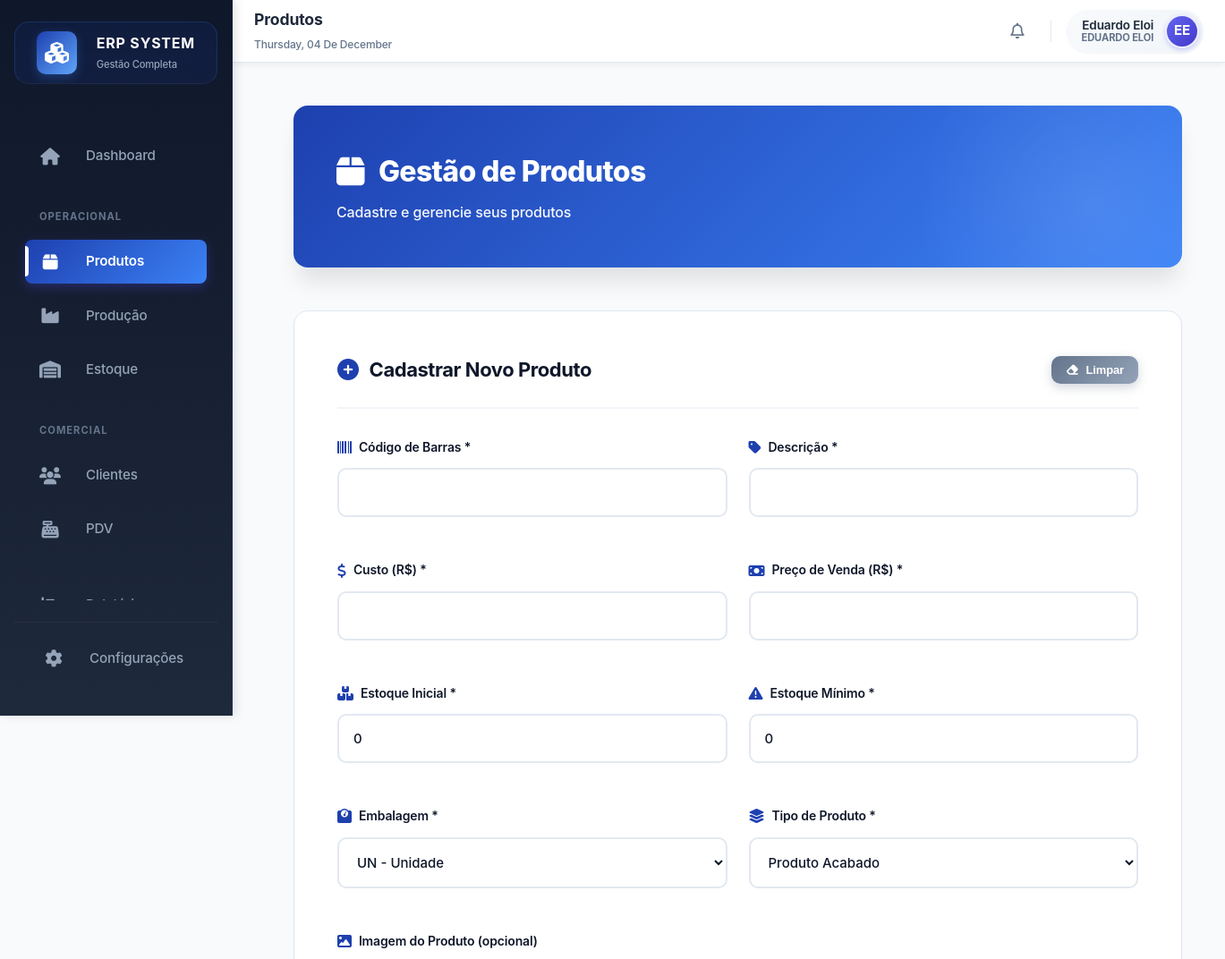
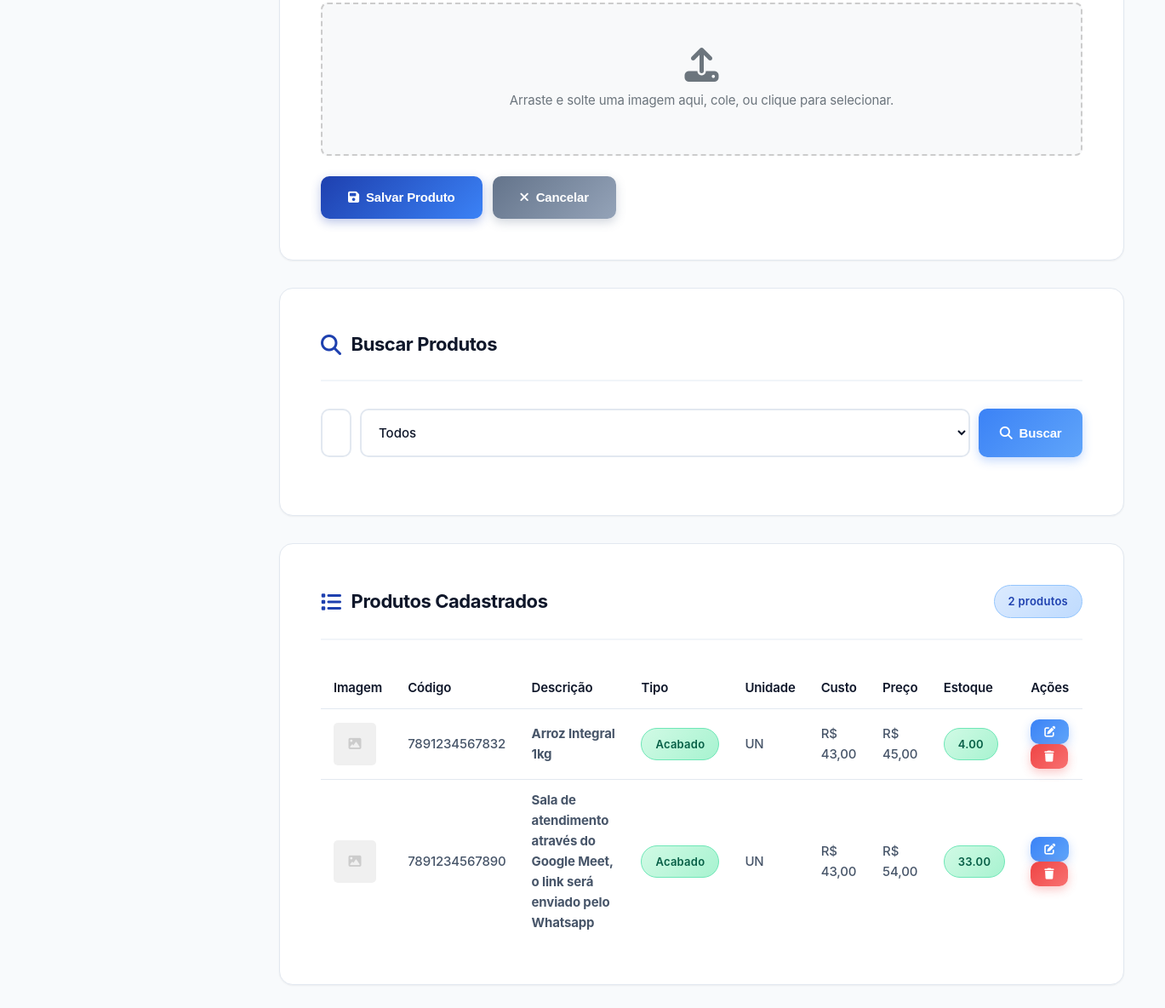
The page /views/products/index.php (signed in) on the database its author committed (2 pictures, top to bottom).
### tables this page shows
CREATE TABLE products (
            id INTEGER PRIMARY KEY AUTOINCREMENT,
            barcode TEXT UNIQUE NOT NULL,
            description TEXT NOT NULL,
            cost REAL NOT NULL,
            price REAL NOT NULL,
            stock REAL DEFAULT 0,
            min_stock REAL DEFAULT 0,
            unit TEXT NOT NULL,
            type TEXT NOT NULL,
            image TEXT,
            created_at DATETIME DEFAULT CURRENT_TIMESTAMP,
            updated_at DATETIME DEFAULT CURRENT_TIMESTAMP
        , category TEXT, brand TEXT, supplier TEXT, max_stock REAL, notes TEXT, status TEXT DEFAULT "active", user_id INTEGER NOT NULL DEFAULT 1);

### includes/multi_tenancy.php (called while the page is built, shortened)
<?php
function getCurrentUserId() {
    return $_SESSION['user_id'] ?? null;
}
function getCurrentUserRole() {
    return $_SESSION['user_role'] ?? 'user';
}
function isAdmin() {
    return getCurrentUserRole() === 'admin';
}
function getUserFilter($tableAlias = '') {
    $userId = getCurrentUserId();
    $prefix = $tableAlias ? $tableAlias . '.' : '';
    return "{$prefix}user_id = {$userId}";
}
?>

### config/config.php (called while the page is built, shortened)
<?php
require_once __DIR__ . '/../includes/multi_tenancy.php';
if (!function_exists('formatMoney')) {
    function formatMoney($value) {
        return 'R$ ' . number_format($value, 2, ',', '.');
    }
}
?>

### views/products/index.php (the view, shortened to what this page needs)
<?php
require_once __DIR__ . '/../../config/config.php';
$db = Database::getInstance()->getConnection();
$userFilter = getUserFilter();
$products = $db->query("SELECT * FROM products WHERE $userFilter ORDER BY created_at DESC")->fetchAll(PDO::FETCH_ASSOC);
?>
<?php include __DIR__ . '/../../components/header.php'; ?>
<div class="main-layout">
    <?php include __DIR__ . '/../../components/sidebar.php'; ?>
    <div class="content-wrapper">
        <?php include __DIR__ . '/../../components/navbar.php'; ?>
        <main class="main-content">
            <div class="page-header">
                <h1><i class="fas fa-box"></i> Gestão de Produtos</h1>
                <p>Cadastre e gerencie seus produtos</p>
            </div>
            <div class="card">
                <div class="card-header">
                    <h3><i class="fas fa-plus-circle"></i> Cadastrar Novo Produto</h3>
                    <button class="btn btn-secondary btn-sm" onclick="limparFormulario()">
                        <i class="fas fa-eraser"></i> Limpar
                    </button>
                </div>
                <form id="productForm" enctype="multipart/form-data">
                    <div class="form-row">
                        <div class="form-group">
                            <label for="barcode">
                                <i class="fas fa-barcode"></i>
                                Código de Barras *
                            </label>
                            <input type="text" id="barcode" name="barcode" required>
                        </div>
                        <div class="form-group">
                            <label for="description">
                                <i class="fas fa-tag"></i>
                                Descrição *
                            </label>
                            <input type="text" id="description" name="description" required>
                        </div>
                    </div>
                    <div class="form-row">
                        <div class="form-group">
                            <label for="cost">
                                <i class="fas fa-dollar-sign"></i>
                                Custo (R$) *
                            </label>
                            <input type="number" id="cost" name="cost" step="0.01" min="0" required>
                        </div>
                        <div class="form-group">
                            <label for="price">
                                <i class="fas fa-money-bill"></i>
                                Preço de Venda (R$) *
                            </label>
                            <input type="number" id="price" name="price" step="0.01" min="0" required>
                        </div>
                    </div>
                    <div class="form-row">
                        <div class="form-group">
                            <label for="stock">
                                <i class="fas fa-boxes"></i>
                                Estoque Inicial *
                            </label>
                            <input type="number" id="stock" name="stock" step="0.01" min="0" value="0" required>
                        </div>
                        <div class="form-group">
                            <label for="min_stock">
                                <i class="fas fa-exclamation-triangle"></i>
                                Estoque Mínimo *
                            </label>
                            <input type="number" id="min_stock" name="min_stock" step="0.01" min="0" value="0" required>
                        </div>
                    </div>
                    <div class="form-row">
                        <div class="form-group">
                            <label for="unit">
                                <i class="fas fa-weight"></i>
                                Embalagem *
                            </label>
                            <select id="unit" name="unit" required>
                                <option value="un">UN - Unidade</option>
                            </select>
                        </div>
                        <div class="form-group">
                            <label for="type">
                                <i class="fas fa-layer-group"></i>
                                Tipo de Produto *
                            </label>
                            <select id="type" name="type" required>
                                <option value="finished">Produto Acabado</option>
                            </select>
                        </div>
                    </div>
                    <div class="form-group">
                        <label for="image">
                            <i class="fas fa-image"></i>
                            Imagem do Produto (opcional)
                        </label>
                        <div id="image-uploader" class="image-uploader">
                            <div class="uploader-instructions">
                                <i class="fas fa-upload"></i>
                                <p>Arraste e solte uma imagem aqui, cole, ou clique para selecionar.</p>
                            </div>
                        </div>
                    </div>
                    <div class="btn-group">
                        <button type="submit" class="btn btn-primary">
                            <i class="fas fa-save"></i> Salvar Produto
                        </button>
                        <button type="button" class="btn btn-secondary" onclick="limparFormulario()">
                            <i class="fas fa-times"></i> Cancelar
                        </button>
                    </div>
                </form>
            </div>
            <div class="card">
                <div class="card-header">
                    <h3><i class="fas fa-search"></i> Buscar Produtos</h3>
                </div>
                <div class="search-box">
                    <input type="text" id="searchInput" placeholder="Digite para buscar...">
                    <select id="searchType">
                        <option value="all">Todos</option>
                    </select>
                    <button class="btn btn-info" onclick="buscarProdutos()">
                        <i class="fas fa-search"></i> Buscar
                    </button>
                </div>
            </div>
            <div class="card">
                <div class="card-header">
                    <h3><i class="fas fa-list"></i> Produtos Cadastrados</h3>
                    <span class="badge badge-info" id="totalProducts"><?php echo count($products); ?> produtos</span>
                </div>
                <div class="table-responsive">
                    <table class="table">
                        <thead>
                            <tr>
                                <th>Imagem</th>
                                <th>Código</th>
                                <th>Descrição</th>
                                <th>Tipo</th>
                                <th>Unidade</th>
                                <th>Custo</th>
                                <th>Preço</th>
                                <th>Estoque</th>
                                <th>Ações</th>
                            </tr>
                        </thead>
                        <tbody id="productsTableBody">
                            <?php foreach ($products as $product): ?>
                                <tr>
                                    <td>
                                        <?php if ($product['image']): ?>
                                            <img src="<?php echo BASE_URL . $product['image']; ?>" style="width: 50px; height: 50px; object-fit: cover; border-radius: 5px;">
                                        <?php else: ?>
                                            <div style="width: 50px; height: 50px; background: #f0f0f0; border-radius: 5px; display: flex; align-items: center; justify-content: center;">
                                                <i class="fas fa-image" style="color: #ccc;"></i>
                                            </div>
                                        <?php endif; ?>
                                    </td>
                                    <td><?php echo htmlspecialchars($product['barcode']); ?></td>
                                    <td><strong><?php echo htmlspecialchars($product['description']); ?></strong></td>
                                    <td>
                                        <?php
                                        $types = ['finished' => 'Acabado', 'intermediate' => 'Intermediário', 'supply' => 'Insumo'];
                                        $badges = ['finished' => 'success', 'intermediate' => 'info', 'supply' => 'warning'];
                                        ?>
                                        <span class="badge badge-<?php echo $badges[$product['type']]; ?>">
                                            <?php echo $types[$product['type']]; ?>
                                        </span>
                                    </td>
                                    <td><?php echo strtoupper($product['unit']); ?></td>
                                    <td><?php echo formatMoney($product['cost']); ?></td>
                                    <td><?php echo formatMoney($product['price']); ?></td>
                                    <td>
                                        <?php
                                        $stockClass = $product['stock'] <= $product['min_stock'] ? 'badge-danger' : 'badge-success';
                                        ?>
                                        <span class="badge <?php echo $stockClass; ?>">
                                            <?php echo number_format($product['stock'], 2); ?>
                                        </span>
                                    </td>
                                    <td>
                                        <button class="btn btn-info btn-sm" onclick='editarProduto(<?php echo json_encode($product); ?>)' title="Editar">
                                            <i class="fas fa-edit"></i>
                                        </button>
                                        <button class="btn btn-danger btn-sm" onclick="excluirProduto(<?php echo $product['id']; ?>)" title="Excluir">
                                            <i class="fas fa-trash"></i>
                                        </button>
                                    </td>
                                </tr>
                            <?php endforeach; ?>
                        </tbody>
                    </table>
                </div>
            </div>
        </main>
    </div>
</div>
<?php include __DIR__ . '/../../components/footer.php'; ?>

### components/sidebar.php (style rules this page uses)
:root { --sidebar-width: 260px; --sidebar-collapsed-width: 70px; --sidebar-bg: #1e293b; --sidebar-text: #94a3b8; --sidebar-hover: #334155; --sidebar-active: #4f46e5; }

### components/navbar.php (style rules this page uses)
:root { --nav-height: 70px; --nav-bg: #ffffff; --nav-text-main: #1e293b; --nav-text-sub: #64748b; --nav-primary: #4f46e5; --nav-hover: #f1f5f9; --nav-border: #e2e8f0; --sidebar-width: 260px; }

### views/products/index.php (style rules this page uses)
.image-uploader { position: relative; border: 2px dashed #ccc; border-radius: 8px; padding: 20px; text-align: center; cursor: pointer; background: #f8f9fa; transition: background 0.2s, border-color 0.2s; min-height: 180px; display: flex; align-items: center; justify-content: center; overflow: hidden; }
.uploader-instructions { color: #6c757d; }
.uploader-instructions i { font-size: 40px; margin-bottom: 10px; display: block; }

### rows shown on the page
products: barcode "7891234567832", description "Arroz Integral 1kg", type "Acabado", unit "UN", cost "R$ 43,00", price "R$ 45,00", stock "4.00"
products: barcode "7891234567890", description "Sala de atendimento através do Google Meet, o link será enviado pelo Whatsapp", type "Acabado", unit "UN", cost "R$ 43,00", price "R$ 54,00", stock "33.00"

### other values the page prints
$pageTitle "Produtos"
strftime('%A, %d de %B') "Thursday, 04 De December"
$currentUser['name'] "Eduardo Eloi"
$currentUser['role'] "EDUARDO ELOI"
$initials "EE"
count($products) "2"
